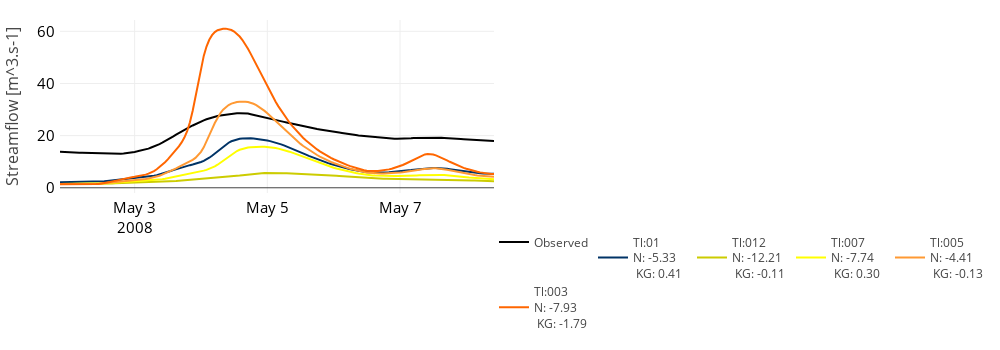

The code cell stored with this chart in its notebook:
### Code cell
Bas = 'Sioux'
Sta = '448250'
DicQmax = CategorizeEvents(Bas,Sta)
div, fig = Plot_Events(Bas, Sta, '0.2',path = 'Figures/Event_'+Bas+'_'+Sta+'_15.html')

### Figure 1 — Plotly figure (JSON) as saved in the notebook; plotly's stock layout.template omitted (floating-point values rounded to 4 significant figures; data arrays with more than 128 entries replaced by an {"elided": "..."} marker saying what was removed)
{"data": [{"marker": {"color": "black"}, "name": "Observed", "type": "scatter", "x": {"elided": "158 str values"}, "y": {"elided": "158 float values"}}, {"marker": {"color": "rgb(0, 51, 102)", "size": 6}, "name": "Tl:01 <br>N: -5.33 <br> KG: 0.41", "type": "scatter", "x": {"elided": "158 str values"}, "y": {"elided": "158 float values"}}, {"marker": {"color": "rgb(204, 204, 0)", "size": 6}, "name": "Tl:012 <br>N: -12.21 <br> KG: -0.11", "type": "scatter", "x": {"elided": "158 str values"}, "y": {"elided": "158 float values"}}, {"marker": {"color": "rgb(255, 255, 0)", "size": 6}, "name": "Tl:007 <br>N: -7.74 <br> KG: 0.30", "type": "scatter", "x": {"elided": "158 str values"}, "y": {"elided": "158 float values"}}, {"marker": {"color": "rgb(255, 153, 51)", "size": 6}, "name": "Tl:005 <br>N: -4.41 <br> KG: -0.13", "type": "scatter", "x": {"elided": "158 str values"}, "y": {"elided": "158 float values"}}, {"marker": {"color": "rgb(255, 102, 0)", "size": 6}, "name": "Tl:003 <br>N: -7.93 <br> KG: -1.79", "type": "scatter", "x": {"elided": "158 str values"}, "y": {"elided": "158 float values"}}], "layout": {"height": 350, "legend": {"orientation": "h", "x": 1, "y": -0.2}, "margin": {"b": 30, "l": 60, "pad": 4, "r": 60, "t": 20}, "width": 1000, "xaxis": {"autorange": true, "range": ["2008-05-01 21:00", "2008-05-08 10:00"], "tickfont": {"color": "black", "size": 15}, "title": {"font": {"size": 16}}, "type": "date"}, "yaxis": {"autorange": true, "range": [-2.007, 64.34], "tickfont": {"color": "black", "size": 15}, "title": {"font": {"size": 16}, "text": "Streamflow [m^3.s-1]"}, "type": "linear"}}}
